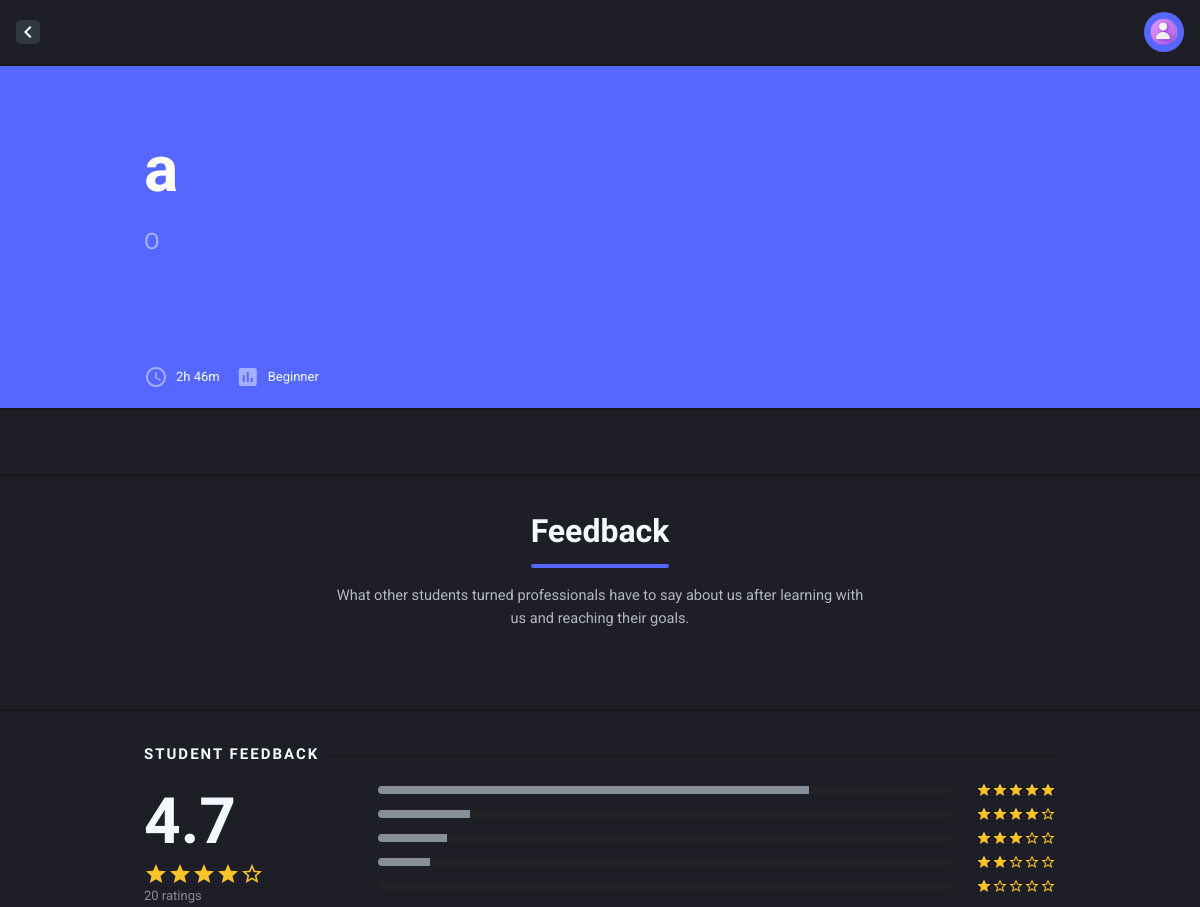
The app's page /learningcurveapp/coursefeedback/2/student/ (signed in, upper part), older data.
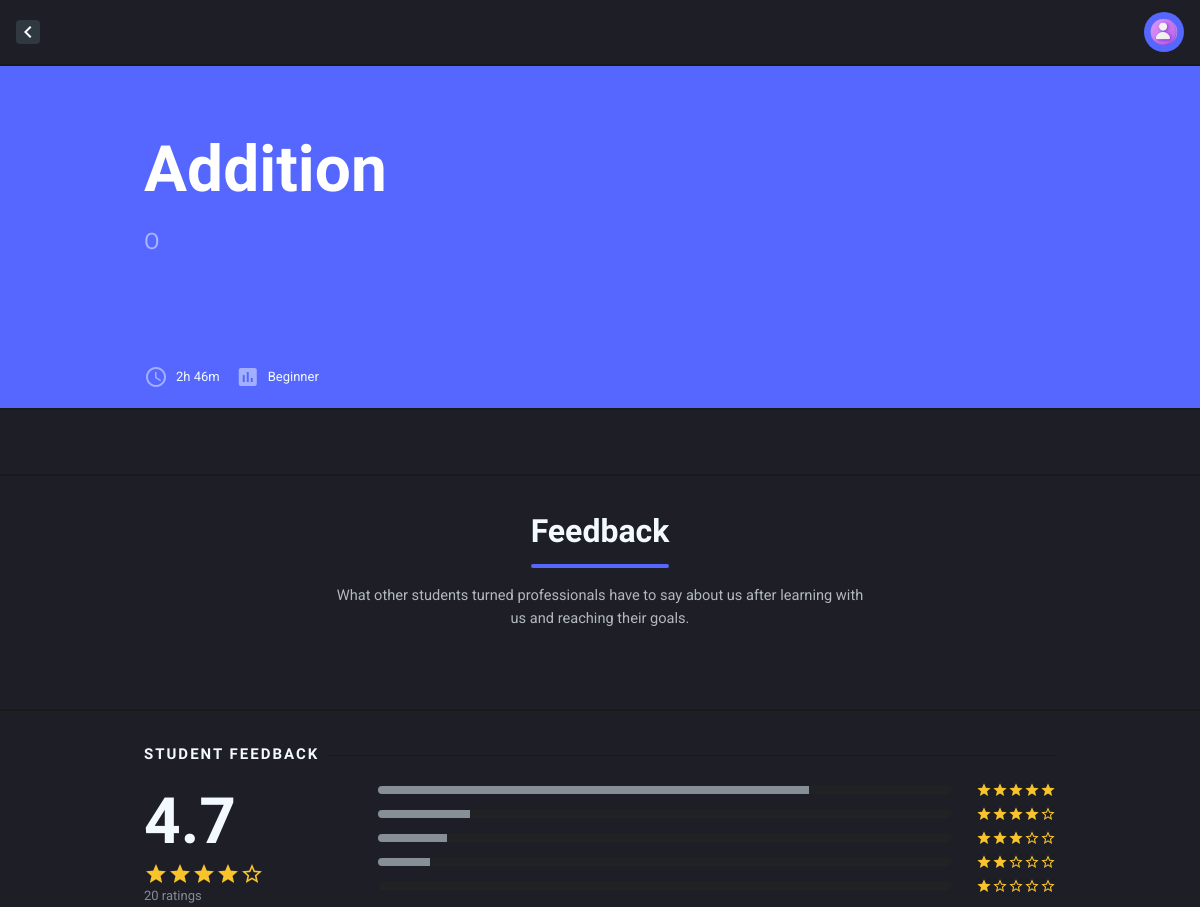
The same page, newer data.
### learningcurveapp/models.py (models this page shows, shortened)
class Course(models.Model):
    title = models.CharField(max_length=100)
    description = models.TextField()
    author = models.ForeignKey(Author, on_delete=models.CASCADE, related_name='course_author')
    topic = models.CharField(choices=TOPIC, max_length=10, default='O')
    difficulty = models.CharField(choices=LEVELS, max_length=1, default='B')
    subtitle = models.CharField(max_length=300, default='O')

### learningcurveapp/views.py (the view)
# urls.py: path('coursefeedback/<int:id>/<str:role>/', views.coursefeedback, name='coursefeedback'),
@login_required
def coursefeedback(request,role,id):
    course=Course.objects.get(id=id)
    course_rates = CourseRate.objects.filter(course=course)
    response=False
    if(role=='student'):
        student = Student.objects.get(user=request.user)
        course= Course.objects.get(id=id)
        response = CourseRate.objects.filter(student=student, course=course).exists()
    return render(request, 'learningcurveapp/coursefeedback.html',{'course_rates':course_rates,'course':course,'role':role,'form':CourseRateForm(),'response':response})

### learningcurveapp/templates/learningcurveapp/coursefeedback.html (shortened to what the changed rows need)
<!DOCTYPE html>
<html lang="en"
      dir="ltr"
      class="dark-mode">
<head>
    {% load static %}
    <link type="text/css"
          href="https://cdnjs.cloudflare.com/ajax/libs/spinkit/1.2.5/spinkit.min.css"
          rel="stylesheet">
    <link type="text/css"
          href="https://cdnjs.cloudflare.com/ajax/libs/jquery.perfect-scrollbar/1.5.2/css/perfect-scrollbar.min.css"
          rel="stylesheet">
    <link type="text/css"
          href="https://cdnjs.cloudflare.com/ajax/libs/font-awesome/5.15.3/css/all.min.css"
          rel="stylesheet">
    <link type="text/css"
          href="{% static 'learningcurveapp/css/preloader.css' %}"
          rel="stylesheet">
    <link type="text/css"
          href="{% static 'learningcurveapp/css/app.css' %}"
          rel="stylesheet">
    <link type="text/css"
          href="{% static 'learningcurveapp/css/dark.css' %}"
          rel="stylesheet">
</head>
<body class="layout-app ">
<div class="mdk-drawer-layout js-mdk-drawer-layout"
     data-push
     data-responsive-width="992px">
    <div class="mdk-drawer-layout__content page-content">
        <div class="mdk-box bg-primary mdk-box--bg-gradient-primary2 js-mdk-box mb-0"
             data-effects="blend-background">
            <div class="mdk-box__content">
                <div class="hero py-64pt text-center text-sm-left">
                    <div class="container page__container">
                        <h1 class="text-white">{{course.title}}</h1>
                        <p class="lead text-white-50 measure-hero-lead mb-24pt">{{course.subtitle}}</p>
                    </div>
                </div>
            </div>
        </div>
        <div class="page-section border-bottom-2">
            <div class="container">
                <div class="page-headline text-center">
                    <h2>Feedback</h2>
                </div>
            </div>
        </div>
    </div>
</div>
</body>
</html>

Row changes from the older to the newer data that the page shows:
changed Course: title "a" → "Addition"
